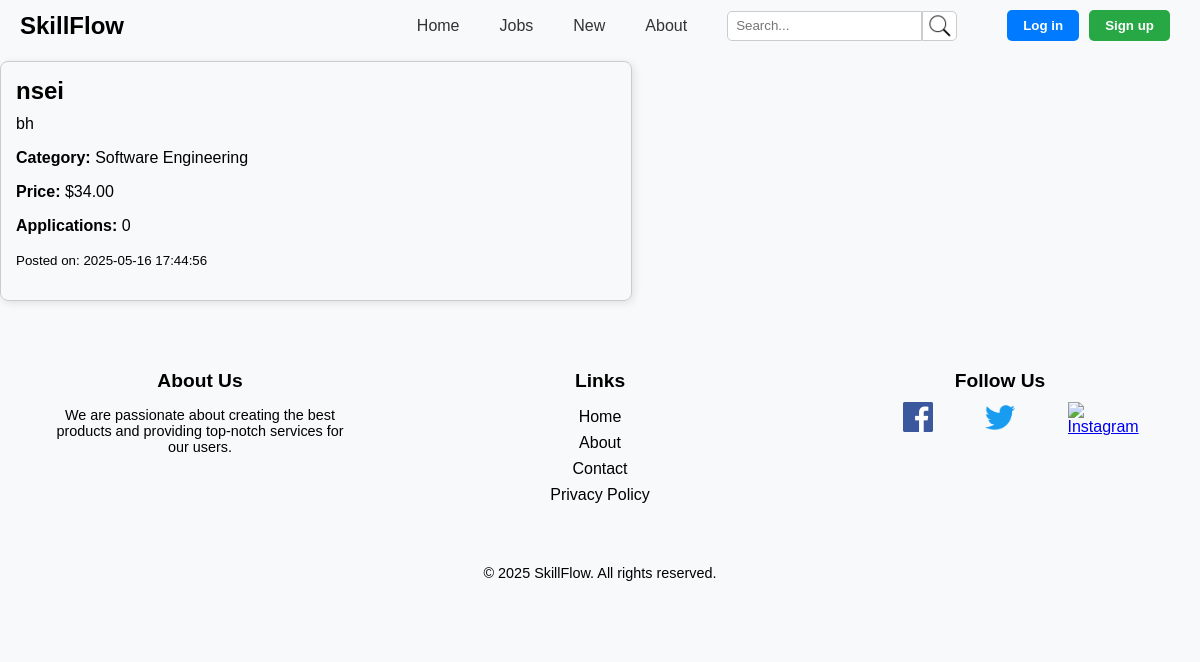
Page /Pages/jobs.php on the earlier database version.
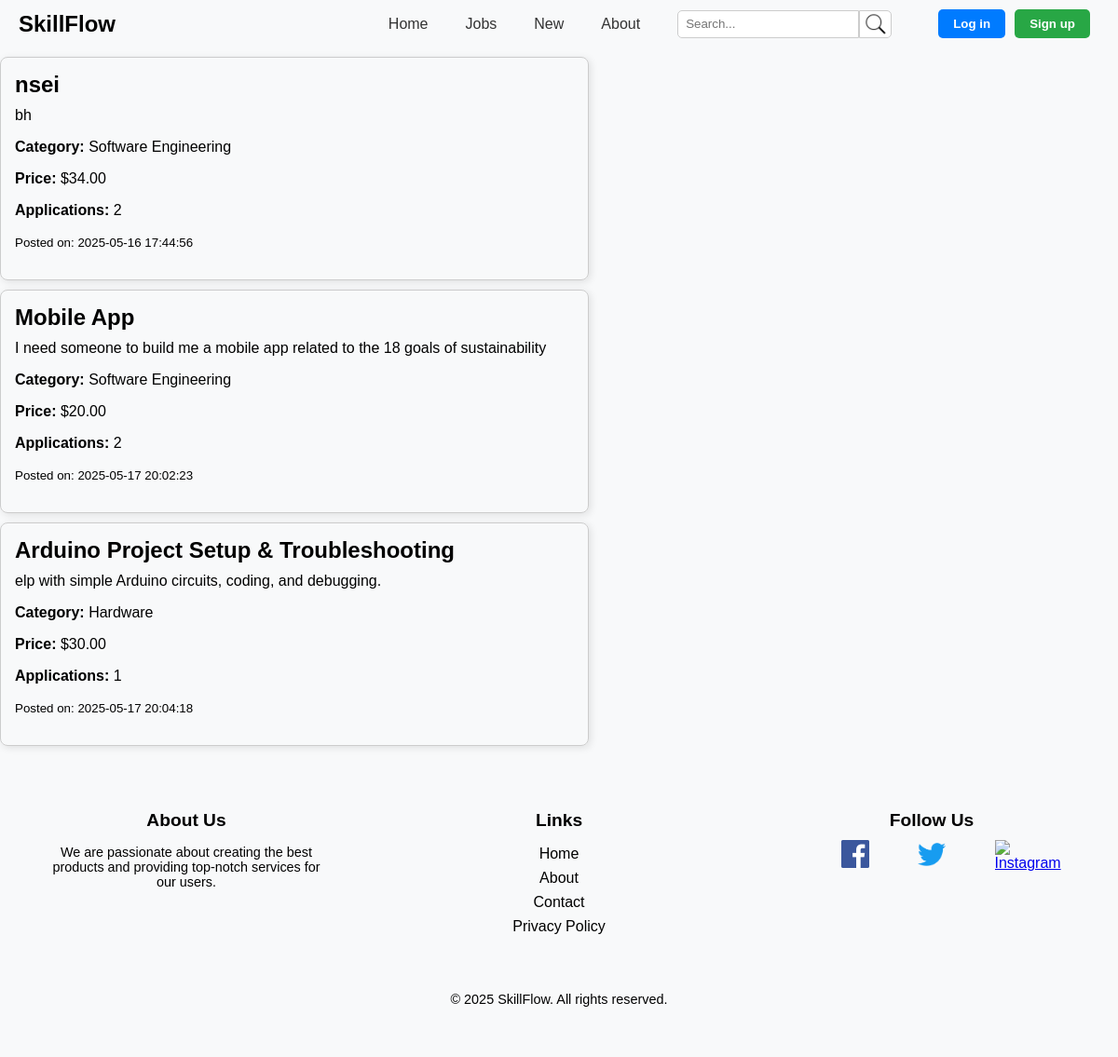
Same page on the later database version.
### tables this page shows
CREATE TABLE "Service" (
    id INTEGER PRIMARY KEY AUTOINCREMENT,
    name TEXT NOT NULL,
    description TEXT NOT NULL,
    price REAL NOT NULL,
    created_at TIMESTAMP,
    number_applications INTEGER DEFAULT 0,
    category TEXT NOT NULL,
    buyer_id INTEGER NOT NULL,
    worker_id INTEGER,  -- NULL permitido
    FOREIGN KEY (buyer_id) REFERENCES User(id)
        ON DELETE CASCADE,
    FOREIGN KEY (worker_id) REFERENCES User(id)
        ON DELETE CASCADE,
    FOREIGN KEY (category) REFERENCES Category(name)
        ON DELETE CASCADE
);

### Utils/Session.php (called while the page is built, shortened)
<?php
  class Session {
    public function isLoggedIn() : bool {
      return isset($_SESSION['id']);
    }
  }
?>

### database/serviceClass.php (called while the page is built, shortened)
<?php
class Service {
    public function __construct(int $id, string $name, string $description, float $price, string $created_at, int $number_applications, string $category, int $buyer_id, ?int $worker_id)
    {
        $this->id = $id;
        $this->name = $name;
        $this->description = $description;
        $this->price = $price;
        $this->created_at = $created_at;
        $this->number_applications = $number_applications;
        $this->category = $category;
    }
    static function getServices(PDO $db) : array {
        $stmt = $db->prepare('
            SELECT id, name, description, price, created_at, number_applications, category, buyer_id, worker_id
            FROM Service
        ');
        $stmt->execute(array());
        $services = $stmt->fetchAll();
        $serviceObjects = [];
        foreach ($services as $service) {
            $serviceObjects[] = new Service(
                $service['id'],
                $service['name'],
                $service['description'],
                $service['price'],
                $service['created_at'],
                $service['number_applications'],
                $service['category'],
                $service['buyer_id'],
                $service['worker_id']
            );
        }
        return $serviceObjects;
    }
}
?>

### Templates/common_template.php (the view, shortened to what this page needs)
<?php
function drawHeader(Session $session) {
    ?>
    <!DOCTYPE html>
    <html lang="en">
    <head>
        <link rel="stylesheet" href="../css/navbar.css">
        <link rel="stylesheet" href="../css/jobs.css">
        <link rel="stylesheet" href="../css/footer.css">
    </head>
    <body>
        <header class="navbar">
            <a href="index.html" class="logo">SkillFlow</a>
            <div class="bar">
                <nav class="menu">
                    <a href="index.php">Home</a>
                    <a href="jobs.php">Jobs</a>
                    <a href="newjobs.php">New</a>
                    <a href="about.php">About</a>
                    <div class="search-bar">
                        <input type="text" placeholder="Search..." class="search-input">
                        <button type="submit" class="search-button">
                            <img src="../assets/icons/search.png" alt="Search">
                        </button>
                    </div>
                </nav>
                <div class="auth-buttons" id="authButtons">
                    <?php if ($session->isLoggedIn()): ?>
                    <div class="profile-dropdown-container">
                        <div id="profileCircle" class="profile-circle" onclick="toggleDropdown()">
                        <img src="../assets/icons/user.png" alt="Profile">
                        </div>
                        <div id="profileDropdown" class="dropdown-menu" style="display: none;">
                        <a href="profile.php">Go to Profile</a>
                        <a href="../Actions/Action_Logout.php">Logout</a>
                        </div>
                    </div>
                    <?php else: ?>
                        <button class="login" id="loginButton" onclick="window.location.href='login.php'">Log in</button>
                        <button class="signup" id="signupButton" onclick="window.location.href='register.php'">Sign up</button>
                    <?php endif; ?>
                </div>
            </div>
        </header>
    <?php
}
function drawFooter() {
    ?>
    <footer class="footer">
        <div class="footer-content">
            <div class="footer-section">
                <h3>About Us</h3>
                <p>We are passionate about creating the best products and providing top-notch services for our users.</p>
            </div>
            <div class="footer-section">
                <h3>Links</h3>
                <ul>
                    <li><a href="index.php">Home</a></li>
                    <li><a href="about.php">About</a></li>
                    <li><a href="#">Contact</a></li>
                    <li><a href="#">Privacy Policy</a></li>
                </ul>
            </div>
            <div class="footer-section">
                <h3>Follow Us</h3>
                <div class="social-icons">
                    <a href="https://www.facebook.com/seu-usuario" class="social-icon" target="_blank">
                        <img src="../assets/icons/facebook-icon.png" alt="Facebook">
                    </a>
                    <a href="https://twitter.com/seu-usuario" class="social-icon" target="_blank">
                        <img src="../assets/icons/twitter-logo.png" alt="Twitter">
                    </a>
                    <a href="https://www.instagram.com/seu-usuario" class="social-icon" target="_blank">
                        <img src="../assets/icons/instagram-logo.png" alt="Instagram">
                    </a>
                </div>
            </div>
        </div>
        <div class="footer-bottom">
            <p>&copy; 2025 SkillFlow. All rights reserved.</p>
        </div>
    </footer>
    </body>
    </html>
    <?php
}
function draw_service(Service $service) {
    $url = "apply_to_job.php?jobId=" . urlencode($service->id) .
           "&jobTitle=" . urlencode($service->name) .
           "&jobDescription=" . urlencode($service->description) .
           "&category=" . urlencode($service->category) .
           "&budget=" . urlencode($service->price);
    ?>
    <a href="<?= $url ?>" style="
        text-decoration: none;
        color: inherit;
        display: block;
        max-width: 600px;
        margin: 10px 0;
        border-radius: 8px;
        box-shadow: 2px 2px 8px rgba(0,0,0,0.1);
        border: 1px solid #ccc;
        padding: 15px;
        ">
        <h2 style="margin: 0 0 10px 0;"><?= htmlspecialchars($service->name) ?></h2>
        <p style="margin: 0 0 8px 0;"><?= nl2br(htmlspecialchars($service->description)) ?></p>
        <p><strong>Category:</strong> <?= htmlspecialchars($service->category) ?></p>
        <p><strong>Price:</strong> $<?= number_format($service->price, 2) ?></p>
        <p><strong>Applications:</strong> <?= $service->number_applications ?></p>
        <p><small>Posted on: <?= htmlspecialchars($service->created_at) ?></small></p>
    </a>
    <?php
}
?>

### Pages/jobs.php
<?php
require_once('../Templates/common_template.php');
require_once(__DIR__ . '/../Utils/Session.php');
require_once(__DIR__ . '/../database/connection.php');
require_once(__DIR__ . '/../database/serviceClass.php');
$session = new Session();
$db = getDatabaseConnection();
$services = Service::getServices($db);
drawHeader($session);
foreach ($services as $service) {
    draw_service($service);
}
drawFooter();
?>

### css/navbar.css (style rules this page uses)
.logo { font-size: 1.5rem; font-weight: bold; color: black; text-decoration: none; cursor: pointer; }
.navbar { display: flex; flex: 3; align-items: center; justify-content: space-between; padding: 10px 20px; background-color: #f8f9fa; }
.bar { display: flex; align-items: center; }
.menu { display: flex; align-items: center; }
.menu a { margin-right: 40px; text-decoration: none; color: #333; }
.search-bar { display: flex; align-items: center; height: 30px; margin-right: 40px; }
.search-input { padding: 8px; border: 1px solid #ccc; border-radius: 5px 0 0 5px; outline: none; height: 100%; box-sizing: border-box; }
.search-button { background-color: white; border: 1px solid #ccc; padding: 0; border-radius: 0 5px 5px 0; cursor: pointer; outline: none; height: 100%; width: 35px; display: flex; align-items: center; justify-content: center; }
.search-button img { max-width: 100%; max-height: 100%; }
.auth-buttons { display: flex; margin-left: auto; flex-shrink: 0; align-items: center; padding: 0 10px; height: 100%; min-width: 80px; justify-content: center; gap: 10px; }
.login { background-color: #007bff; color: white; font-weight: bold; border: none; padding: 8px 16px; border-radius: 5px; cursor: pointer; }
.signup { background-color: #28a745; color: white; font-weight: bold; border: none; padding: 8px 16px; border-radius: 5px; cursor: pointer; }

### css/jobs.css (style rules this page uses)
body { font-family: Arial, sans-serif; margin: 0; padding: 0; background-color: #f8f9fa; }
h1, h2 { margin: 0; }
button { cursor: pointer; font-family: inherit; }

### css/footer.css (style rules this page uses)
.footer { background-color: #f8f9fa; padding: 40px 0; text-align: center; }
.footer-content { display: flex; justify-content: space-around; margin-bottom: 20px; flex-wrap: wrap; }
.footer-section { flex: 1; max-width: 300px; padding: 0 20px; }
.footer-section h3 { font-size: 1.2rem; margin-bottom: 10px; color: black; }
.footer-section p { font-size: 0.9rem; color: black; }
.footer-section ul { list-style-type: none; padding: 0; }
.footer-section ul li { margin: 8px 0; }
.footer-section ul li a { color: black; text-decoration: none; }
.social-icons { display: flex; justify-content: space-evenly; }
.social-icon { width: 30px; height: 30px; display: inline-block; }
.social-icon img { width: 100%; height: 100%; object-fit: contain; }
.footer-bottom { padding-top: 10px; font-size: 0.9rem; }

Differences in the rows shown:
changed service "nsei": number_applications "0" → "2"
added service: name "Mobile App", description "I need someone to build me a mobile app related to the 18 goals of sustainability", category "Software Engineering", price "20.00", number_applications "2", created_at "2025-05-17 20:02:23"
added service: name "Arduino Project Setup & Troubleshooting", description "elp with simple Arduino circuits, coding, and debugging.", category "Hardware", price "30.00", number_applications "1", created_at "2025-05-17 20:04:18"
